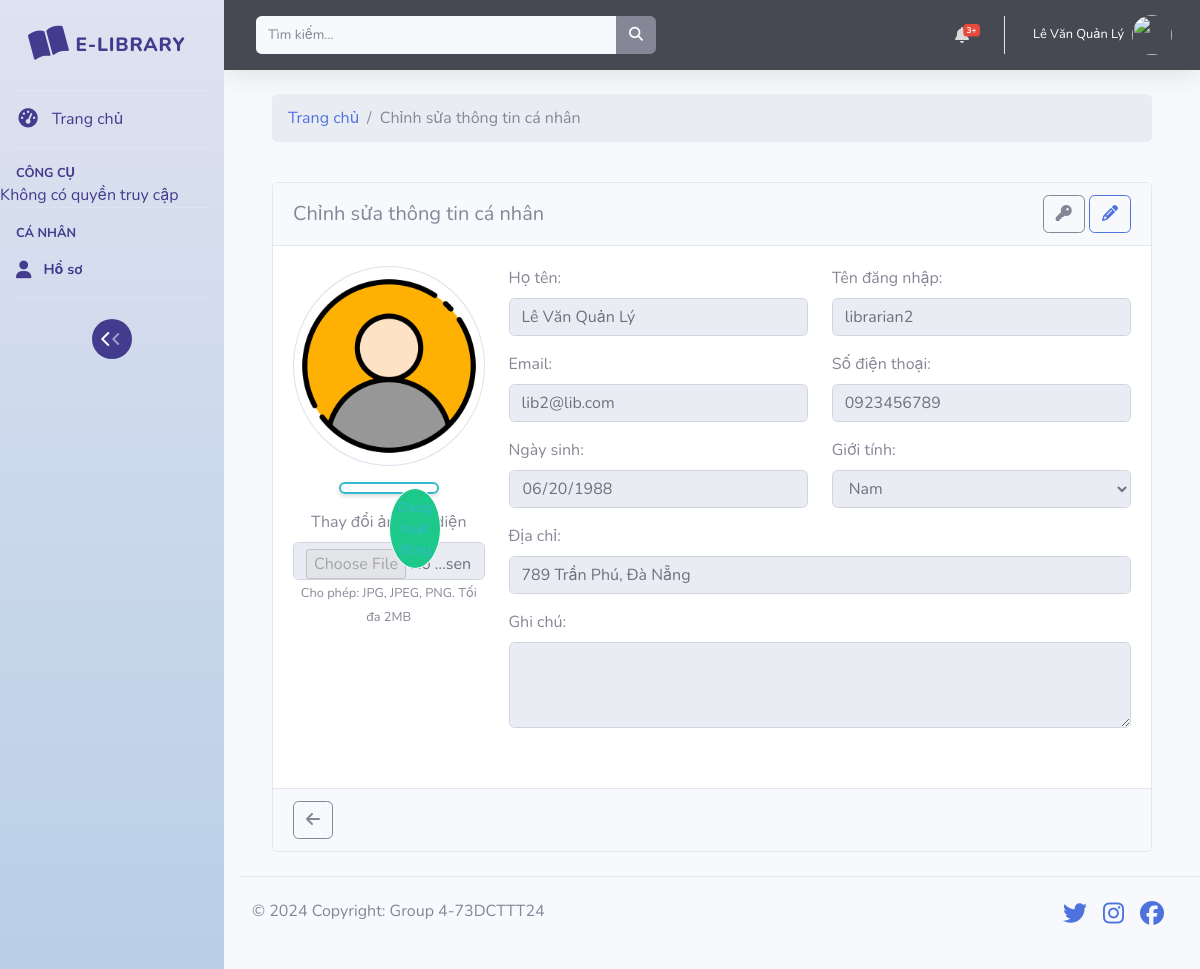
/index.php?model=auth&action=edit (signed in), run on the app's committed database.
### tables this page shows
CREATE TABLE IF NOT EXISTS user (
    user_id INT PRIMARY KEY AUTO_INCREMENT,
    role_id INT,
    username VARCHAR(50) UNIQUE NOT NULL,
    password VARCHAR(255) NOT NULL,
    email VARCHAR(100) UNIQUE NOT NULL,
    full_name VARCHAR(100) NOT NULL,
    date_of_birth DATE,
    gender ENUM('male', 'female', 'other'),
    phone VARCHAR(20) UNIQUE,
    address TEXT,
    member_type VARCHAR(50),
    expiry_date DATE,
    max_books INT DEFAULT 5,
    status ENUM('active', 'inactive') DEFAULT 'active',
    note TEXT,
    avatar_url VARCHAR(255), 
    created_at TIMESTAMP DEFAULT CURRENT_TIMESTAMP,
    updated_at TIMESTAMP DEFAULT CURRENT_TIMESTAMP ON UPDATE CURRENT_TIMESTAMP,
    FOREIGN KEY (role_id) REFERENCES role(role_id)
);

### controllers/AuthController.php (called while the page is built, shortened)
<?php
include_once 'models/User.php';
class AuthController extends Controller {
    public function edit($user_id) {
        $this->authModel = new User();
        $userData = $this->authModel->readById($_SESSION['user_id']);
        $user = $userData;
        include('views/layouts/base.php');
    }
}
?>

### models/Model.php (called while the page is built, shortened)
<?php
abstract class Model
{
    public function __construct()
    {
        $this->conn = Database::getInstance()->getConnection();
    }
}

### config/database.php (called while the page is built)
<?php
class Database {
    private static $instance = null;
    private $host = "localhost";
    private $db_name = "library_management_system";
    private $username = "root";
    private $password = "";
    public $conn;
    private function __construct()
    {
        try {
            $this->conn = new PDO("mysql:host={$this->host};dbname={$this->db_name};charset=utf8", $this->username, $this->password);
            $this->conn->setAttribute(PDO::ATTR_ERRMODE, PDO::ERRMODE_EXCEPTION);
        } catch (PDOException $e) {
            die("Lỗi kết nối cơ sở dữ liệu: " . $e->getMessage());
        }
    }
    public static function getInstance()
    {
        if (self::$instance === null) {
            self::$instance = new Database();
        }
        return self::$instance;
    }
    public function getConnection()
    {
        return $this->conn;
    }
}
?>

### models/User.php (called while the page is built, shortened)
<?php
include_once 'Model.php';
class User extends Model
{
    protected $table_name = 'user';
    public function readById($id) {
        $query = "SELECT u.*, r.name as role_name, r.description as role_description
                 FROM {$this->table_name} u
                 LEFT JOIN role r ON u.role_id = r.role_id
                 WHERE u.user_id = :id";
        $stmt = $this->conn->prepare($query);
        $stmt->bindParam(':id', $id);
        $stmt->execute();
        return $stmt->fetch(PDO::FETCH_ASSOC);
    }
}

### views/auth/edit.php (the view, shortened to what this page needs)
<div class="container-fluid">
    <div class="row mt-3">
        <div class="col">
            <nav aria-label="breadcrumb">
                <ol class="breadcrumb">
                    <li class="breadcrumb-item"><a href="index.php">Trang chủ</a></li>
                    <li class="breadcrumb-item active" aria-current="page">Chỉnh sửa thông tin cá nhân</li>
                </ol>
            </nav>
        </div>
    </div>
</div>
<div class="container">
    <div class="row justify-content-center mt-4">
        <div class="col-md-12">
            <div class="card">
                <div class="card-header">
                    <div class="d-flex justify-content-between align-items-center">
                        <h5 class="card-title mb-0">Chỉnh sửa thông tin cá nhân</h5>
                        <div>
                            <button type="button" id="change-password-btn" class="btn btn-outline-secondary me-2" title="Đổi mật khẩu">
                                <i class="fa-solid fa-key"></i>
                            </button>
                            <button id="edit-profile-btn" class="btn btn-outline-primary me-2" title="Sửa thông tin">
                                <i class="fa-solid fa-pencil"></i>
                            </button>
                        </div>
                    </div>
                </div>
                <div class="card-body">
                    <form id="profile-form" action="index.php?model=auth&action=edit" method="POST" enctype="multipart/form-data">
                        <div class="row mb-4">
                            <div class="col-md-3">
                            <div class="text-center">
                                <div class="avatar-wrapper mb-3">
                                    <img id="avatar-preview" class="rounded-circle img-thumbnail"
                                        src="<?php echo !empty($user['avatar_url']) ? 'uploads/avatars/' . $user['avatar_url'] : 'assets/images/default-avatar.png'; ?>"
                                        alt="Avatar" style="width: 200px; height: 200px; object-fit: cover;">
                                </div>
                                <?php
                                $btnClass = '';
                                if ($user['role_id'] == 3) {
                                    $btnClass = 'btn-outline-primary';
                                    switch(strtolower($user['member_type'])) {
                                        case 'regular':
                                            $btnText = 'Thành viên Thường';
                                            $btnIcon = 'bi-person';
                                            break;
                                        case 'vip':
                                            $btnText = 'Thành viên VIP';
                                            $btnIcon = 'bi-star-fill';
                                            break;
                                        case 'premium':
                                            $btnText = 'Thành viên Premium';
                                            $btnIcon = 'bi-gem';
                                            break;
                                        default:
                                            $btnText = 'Thành viên';
                                            $btnIcon = 'bi-person';
                                    }
                                } else {
                                    switch(strtolower($_SESSION['role_name'])) {
                                        default:
                                            $btnClass = 'btn-outline-info';
                                    }
                                }
                                ?>
                                <button type="button"
                                        class="btn <?php echo $btnClass; ?> btn-sm shadow-sm position-relative mb-3 px-2 rounded-pill"
                                        id="accountInfoBtn"
                                        data-bs-container="body"
                                        data-bs-toggle="popover"
                                        data-bs-placement="bottom"
                                        style="min-width: 100px; border-width: 2px;">
                                    <?php if ($user['role_id'] != 3 && $user['status'] === 'active'): ?>
                                        <span class="position-absolute top-0 start-100 translate-middle p-2 bg-success border border-light rounded-circle">
                                            <span class="visually-hidden">Đang hoạt động</span>
                                        </span>
                                    <?php endif; ?>
                                </button>
                                <div class="mb-3">
                                    <label for="avatar" class="form-label">Thay đổi ảnh đại diện</label>
                                    <input type="file" class="form-control" id="avatar" name="avatar" accept="image/*" disabled>
                                    <small class="text-muted">Cho phép: JPG, JPEG, PNG. Tối đa 2MB</small>
                                </div>
                            </div>
                            </div>
                            <div class="col-md-9">
                                <div class="row mb-3">
                                    <div class="col-md-6">
                                        <label for="full_name" class="form-label">Họ tên:</label>
                                        <input type="text" name="full_name" id="full_name" class="form-control"
                                            value="<?php echo htmlspecialchars($user['full_name']); ?>" required disabled>
                                    </div>
                                    <div class="col-md-6">
                                        <label for="username" class="form-label">Tên đăng nhập:</label>
                                        <input type="text" class="form-control" value="<?php echo htmlspecialchars($user['username']); ?>" disabled>
                                    </div>
                                </div>
                                <div class="row mb-3">
                                    <div class="col-md-6">
                                        <label for="email" class="form-label">Email:</label>
                                        <input type="email" name="email" id="email" class="form-control"
                                            value="<?php echo htmlspecialchars($user['email']); ?>" required disabled>
                                    </div>
                                    <div class="col-md-6">
                                        <label for="phone" class="form-label">Số điện thoại:</label>
                                        <input type="tel" name="phone" id="phone" class="form-control"
                                            value="<?php echo htmlspecialchars($user['phone']); ?>" disabled>
                                    </div>
                                </div>
                                <div class="row mb-3">
                                    <div class="col-md-6">
                                        <label for="date_of_birth" class="form-label">Ngày sinh:</label>
                                        <input type="date" name="date_of_birth" id="date_of_birth" class="form-control"
                                            value="<?php echo htmlspecialchars($user['date_of_birth']); ?>" disabled>
                                    </div>
                                    <div class="col-md-6">
                                        <label for="gender" class="form-label">Giới tính:</label>
                                        <select name="gender" id="gender" class="form-control" disabled>
                                            <option value="male" <?php echo $user['gender'] === 'male' ? 'selected' : ''; ?>>Nam</option>
                                        </select>
                                    </div>
                                </div>
                                <div class="mb-3">
                                    <label for="address" class="form-label">Địa chỉ:</label>
                                    <input type="text" name="address" id="address" class="form-control"
                                        value="<?php echo htmlspecialchars($user['address']); ?>" disabled>
                                </div>
                                <div class="mb-3">
                                    <label for="note" class="form-label">Ghi chú:</label>
                                    <textarea name="note" id="note" class="form-control" rows="3" disabled><?php echo htmlspecialchars($user['note']); ?></textarea>
                                </div>
                            </div>
                        </div>
                </div>
                <div class="card-footer d-flex justify-content-between">
                            <a href="index.php" class="btn btn-outline-secondary" title="Quay lại">
                                <i class="fa-solid fa-arrow-left"></i>
                            </a>
                        </div>
            </div>
        </div>
    </div>
</div>

### data on the page
user: full_name "Lê Văn Quản Lý", username "librarian2", email "lib2@lib.com", phone "0923456789", date_of_birth "06/20/1988", gender "Nam", address "789 Trần Phú, Đà Nẵng"

### other printed values
$_SESSION['full_name'] "Lê Văn Quản Lý"
